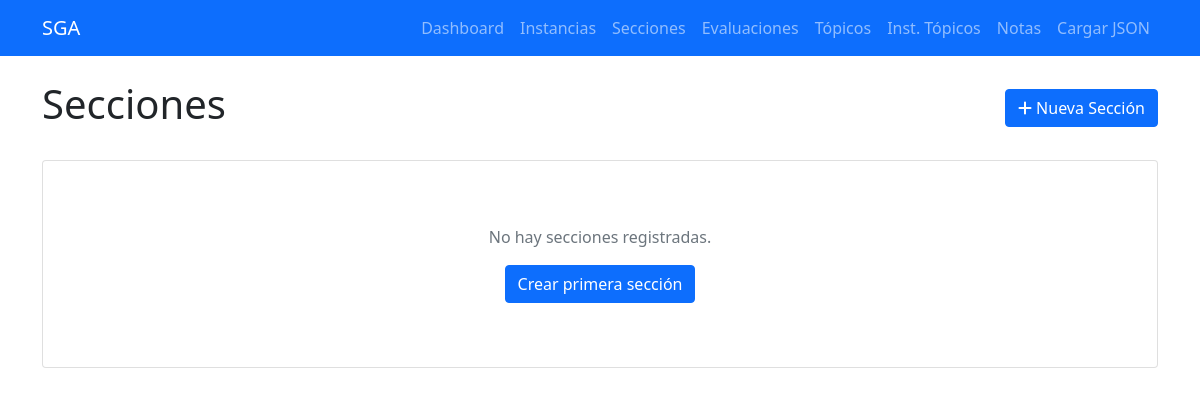
The page /secciones on the database as committed earlier.
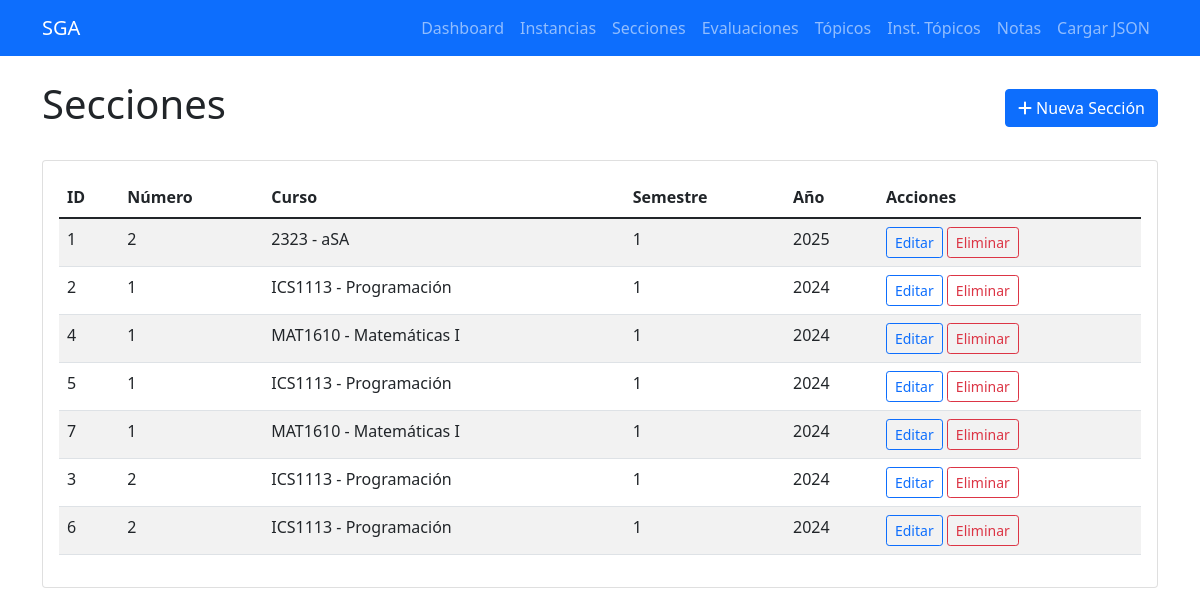
The same page on the database as committed later.
### tables this page shows
CREATE TABLE secciones (
            id INTEGER PRIMARY KEY AUTOINCREMENT,
            numero INTEGER NOT NULL,
            instancia_id INTEGER NOT NULL,
            created_at TIMESTAMP DEFAULT CURRENT_TIMESTAMP,
            FOREIGN KEY (instancia_id) REFERENCES instancias_curso (id) ON DELETE CASCADE
        );

CREATE TABLE cursos (
            id INTEGER PRIMARY KEY AUTOINCREMENT,
            codigo TEXT UNIQUE NOT NULL,
            nombre TEXT NOT NULL,
            requisitos TEXT,
            created_at TIMESTAMP DEFAULT CURRENT_TIMESTAMP
        );

CREATE TABLE instancias_curso (
            id INTEGER PRIMARY KEY AUTOINCREMENT,
            semestre INTEGER NOT NULL,
            anio INTEGER NOT NULL,
            curso_id INTEGER NOT NULL,
            created_at TIMESTAMP DEFAULT CURRENT_TIMESTAMP,
            FOREIGN KEY (curso_id) REFERENCES cursos (id) ON DELETE CASCADE
        );

### routes/seccion_routes.py (the view)
@seccion_bp.route('/secciones')
def listar_secciones():
    secciones = Seccion.obtener_todos()
    return render_template('secciones/listar.html', secciones=secciones)

### db/database.py (called while the page is built)
def get_connection():
    return sqlite3.connect(DATABASE_PATH)

def execute_query(query, params=None):
    conn = get_connection()
    cursor = conn.cursor()
    if params:
        cursor.execute(query, params)
    else:
        cursor.execute(query)
    if query.strip().upper().startswith('SELECT'):
        results = cursor.fetchall()
    else:
        conn.commit()
        results = cursor.lastrowid
    conn.close()
    return results

### models/seccion.py (called while the page is built)
    @classmethod
    def obtener_todos(cls):
        query = """
        SELECT s.id, s.numero, s.instancia_id, ic.semestre, ic.anio, c.codigo, c.nombre
        FROM secciones s
        JOIN instancias_curso ic ON s.instancia_id = ic.id
        JOIN cursos c ON ic.curso_id = c.id
        ORDER BY ic.anio DESC, ic.semestre DESC, s.numero
        """
        resultados = execute_query(query)
        return [
            {
                'id': fila[0],
                'numero': fila[1],
                'instancia_id': fila[2],
                'semestre': fila[3],
                'anio': fila[4],
                'curso_codigo': fila[5],
                'curso_nombre': fila[6]
            }
            for fila in resultados
        ]

### templates/secciones/listar.html (shortened to what this page needs)
{% extends "base.html" %}
{% block content %}
<div class="d-flex justify-content-between align-items-center mb-4">
    <h1>Secciones</h1>
    <a href="{{ url_for('seccion.crear_seccion') }}" class="btn btn-primary">
        <i class="fas fa-plus"></i> Nueva Sección
    </a>
</div>
<div class="card">
    <div class="card-body">
        {% if secciones %}
            <div class="table-responsive">
                <table class="table table-striped">
                    <thead>
                        <tr>
                            <th>ID</th>
                            <th>Número</th>
                            <th>Curso</th>
                            <th>Semestre</th>
                            <th>Año</th>
                            <th>Acciones</th>
                        </tr>
                    </thead>
                    <tbody>
                        {% for seccion in secciones %}
                        <tr>
                            <td>{{ seccion.id }}</td>
                            <td>{{ seccion.numero }}</td>
                            <td>{{ seccion.curso_codigo }} - {{ seccion.curso_nombre }}</td>
                            <td>{{ seccion.semestre }}</td>
                            <td>{{ seccion.anio }}</td>
                            <td>
                                <a href="{{ url_for('seccion.editar_seccion', id=seccion.id) }}"
                                   class="btn btn-sm btn-outline-primary">Editar</a>
                                <form method="POST" action="{{ url_for('seccion.eliminar_seccion', id=seccion.id) }}"
                                      class="d-inline" onsubmit="return confirm('¿Estás seguro?')">
                                    <button type="submit" class="btn btn-sm btn-outline-danger">Eliminar</button>
                                </form>
                            </td>
                        </tr>
                        {% endfor %}
                    </tbody>
                </table>
            </div>
        {% else %}
            <div class="text-center py-5">
                <p class="text-muted">No hay secciones registradas.</p>
                <a href="{{ url_for('seccion.crear_seccion') }}" class="btn btn-primary">
                    Crear primera sección
                </a>
            </div>
        {% endif %}
    </div>
</div>
{% endblock %}

Rows that differ between the two databases and show on the page:
added secciones: id "1", numero "2", curso_codigo "2323", curso_nombre "aSA", semestre "1", anio "2025"
added secciones: id "2", numero "1", curso_codigo "ICS1113", curso_nombre "Programación", semestre "1", anio "2024"
added secciones: id "4", numero "1", curso_codigo "MAT1610", curso_nombre "Matemáticas I", semestre "1", anio "2024"
added secciones: id "5", numero "1", curso_codigo "ICS1113", curso_nombre "Programación", semestre "1", anio "2024"
added secciones: id "7", numero "1", curso_codigo "MAT1610", curso_nombre "Matemáticas I", semestre "1", anio "2024"
added secciones: id "3", numero "2", curso_codigo "ICS1113", curso_nombre "Programación", semestre "1", anio "2024"
added secciones: id "6", numero "2", curso_codigo "ICS1113", curso_nombre "Programación", semestre "1", anio "2024"
Other text that changed with them:
text no longer shown: "No hay secciones registradas. Crear primera sección"
text now shown: "ID Número Curso Semestre Año Acciones"
